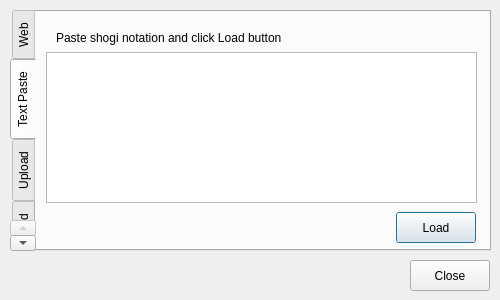
<?xml version="1.0" encoding="UTF-8"?>
<ui version="4.0">
 <class>NotationDialog</class>
 <widget class="QDialog" name="NotationDialog">
  <property name="geometry">
   <rect>
    <x>0</x>
    <y>0</y>
    <width>500</width>
    <height>300</height>
   </rect>
  </property>
  <property name="windowTitle">
   <string>Notation</string>
  </property>
  <widget class="QTabWidget" name="tabWidget">
   <property name="geometry">
    <rect>
     <x>10</x>
     <y>10</y>
     <width>481</width>
     <height>241</height>
    </rect>
   </property>
   <property name="tabPosition">
    <enum>QTabWidget::West</enum>
   </property>
   <property name="tabShape">
    <enum>QTabWidget::Rounded</enum>
   </property>
   <property name="currentIndex">
    <number>1</number>
   </property>
   <widget class="QWidget" name="tabWeb">
    <attribute name="title">
     <string>Web</string>
    </attribute>
    <widget class="QListWidget" name="listWidget">
     <property name="geometry">
      <rect>
       <x>20</x>
       <y>20</y>
       <width>301</width>
       <height>192</height>
      </rect>
     </property>
    </widget>
   </widget>
   <widget class="QWidget" name="tabText">
    <attribute name="title">
     <string>Text Paste</string>
    </attribute>
    <widget class="QPlainTextEdit" name="textEdit">
     <property name="geometry">
      <rect>
       <x>10</x>
       <y>40</y>
       <width>431</width>
       <height>151</height>
      </rect>
     </property>
    </widget>
    <widget class="QPushButton" name="loadButton">
     <property name="geometry">
      <rect>
       <x>360</x>
       <y>200</y>
       <width>80</width>
       <height>31</height>
      </rect>
     </property>
     <property name="text">
      <string>Load</string>
     </property>
    </widget>
    <widget class="QLabel" name="label">
     <property name="geometry">
      <rect>
       <x>20</x>
       <y>10</y>
       <width>421</width>
       <height>31</height>
      </rect>
     </property>
     <property name="text">
      <string>Paste shogi notation and click Load button</string>
     </property>
    </widget>
   </widget>
   <widget class="QWidget" name="tabUpload">
    <attribute name="title">
     <string>Upload</string>
    </attribute>
   </widget>
   <widget class="QWidget" name="tabDownload">
    <attribute name="title">
     <string>Download</string>
    </attribute>
    <widget class="QPushButton" name="downloadButton">
     <property name="geometry">
      <rect>
       <x>180</x>
       <y>120</y>
       <width>91</width>
       <height>31</height>
      </rect>
     </property>
     <property name="text">
      <string>Download</string>
     </property>
    </widget>
   </widget>
  </widget>
  <widget class="QPushButton" name="closeButton">
   <property name="geometry">
    <rect>
     <x>410</x>
     <y>260</y>
     <width>80</width>
     <height>31</height>
    </rect>
   </property>
   <property name="text">
    <string>Close</string>
   </property>
  </widget>
 </widget>
 <resources/>
 <connections/>
</ui>
